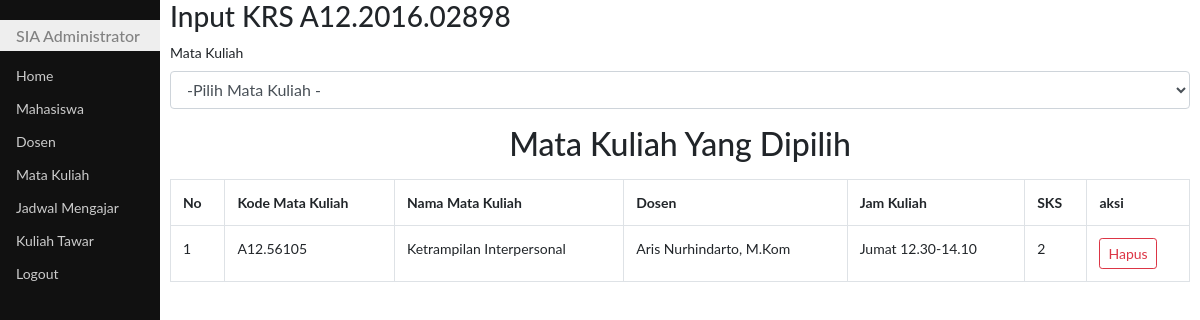
/inputKRS.php?kode=A12.2016.02898, run on the app's committed database.
### tables this page shows
CREATE TABLE `krs` (
  `idKrs` int(10) NOT NULL,
  `nim` char(15) DEFAULT NULL,
  `id_jadwal` int(11) NOT NULL,
  `sks` int(11) NOT NULL
);

CREATE TABLE `matkul` (
  `id` int(11) NOT NULL,
  `idmatkul` char(10) NOT NULL,
  `namamatkul` varchar(50) DEFAULT NULL,
  `sks` int(2) DEFAULT NULL,
  `jns` char(3) DEFAULT NULL,
  `smt` varchar(10) DEFAULT NULL
);

CREATE TABLE `dosen` (
  `npp` char(16) NOT NULL,
  `namadosen` varchar(50) DEFAULT NULL,
  `homebase` char(10) DEFAULT NULL
);

### inputKRS.php (the view, shortened to what this page needs)
<!DOCTYPE html>
<html>
<head>
	<link rel="stylesheet" type="text/css" href="bootstrap4/css/bootstrap.css">
	<link rel="stylesheet" type="text/css" href="css/styleku.css">
	<link rel="stylesheet" href="https://use.fontawesome.com/releases/v5.7.0/css/all.css">
</head>
<body>
	<div class="utama">
		<h3>Input KRS <?php echo $_GET['kode'] ?></h3>
		<form action="sv_krs.php" method="post">
			<div class="form-group">
			<label for="matakuliah">Mata Kuliah</label>
			<select name="matakuliah" id="matkul" class="form-control">
				<option selected disabled>-Pilih Mata Kuliah -</option>
			</select>
	</div>
	<?php
	$kultawar = mysqli_query($GLOBALS["koneksi"], "select krs.idKrs, matkul.idmatkul, matkul.namamatkul, dosen.namadosen, concat(kultawar.hari, ' ', kultawar.jamkul) as jamkuliah, matkul.sks from kultawar, matkul, dosen, krs where kultawar.idmatkul = matkul.id and kultawar.npp = dosen.npp and kultawar.idkultawar = krs.id_jadwal and krs.nim='" . $_GET["kode"] . "'");
	if(mysqli_affected_rows($GLOBALS["koneksi"])){
	?>
	<h2 class="text-center my-3">Mata Kuliah Yang Dipilih</h2>
	<table class="table table-hover table-bordered">
	<tr>
            <th>No</th>
            <th>Kode Mata Kuliah</th>
            <th>Nama Mata Kuliah</th>
            <th>Dosen</th>
            <th>Jam Kuliah</th>
            <th>SKS</th>
            <th>aksi</th>
        </tr>
	<?php
		$i = 1;
			while($data = mysqli_fetch_object($kultawar)){
	?>
			<tr>
                <td><?php echo $i ?></td>
                <td><?php echo $data->idmatkul ?></td>
                <td><?php echo $data->namamatkul ?></td>
                <td><?php echo $data->namadosen ?></td>
                <td><?php echo $data->jamkuliah ?></td>
                <td><?php echo $data->sks ?></td>
				<td>
				<a class="btn btn-outline-danger btn-sm" href="hps_krs.php?kode=<?php echo $data->idKrs ?>&nim=<?php echo $_GET['kode']?>" id="linkHps" onclick="return confirm('Yakin dihapus nih?')">Hapus</a>
				</td>
            </tr>
			<?php
			$i++;
			}
			?>
	</table>
	<?php } ?>
	</form>
	</div>
</body>
</html>

### css/styleku.css (style rules this page uses)
body { font-family: "Lato", sans-serif; }
.menusamping { height: 100%; width: 160px; position: fixed; z-index: 1; top: 0; left: 0; background-color: #111; overflow-x: hidden; padding-top: 20px; }
.menusamping a { padding: 6px 8px 6px 16px; text-decoration: none; font-size: 14px; color: #ccc; display: block; }
.menusamping h1 { padding: 6px 8px 6px 16px; text-decoration: none; font-size: 16px; color: #818181; background-color:#eee; display: block; }
.utama { margin-left: 160px; font-size: 14px; padding: 0px 10px; }

### data on the page
krs: matkul.idmatkul "A12.56105", matkul.namamatkul "Ketrampilan Interpersonal", dosen.namadosen "Aris Nurhindarto, M.Kom", jamkuliah "Jumat 12.30-14.10", matkul.sks "2"

### other printed values
$_GET['kode'] "A12.2016.02898"
